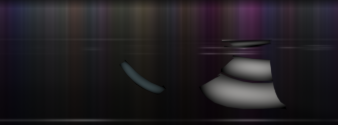
#> input picture plugins/TheAntiparticle/resources/glass/glass_lit.png, 338 x 125 px
$ python compare_ui.py ../../TheAntiparticle/resources/glass/glass_lit.png ../../TheAntiparticle/resources/glass/glass_off.png out.png 1.0
#> lines starting #> are read from the running program, lines starting #| are printed output that depends on the picture
"""Side-by-side comparison of a Scorpius snapshot with the reference's screenshot (same scale): per region the
reference, ours and the difference (x4), stacked; and the mean absolute difference per region.
  python compare_ui.py reference/orion/ui200_idle.png ours.png out.png [scale=2]"""
import sys
import numpy as np
from PIL import Image, ImageDraw

ref = Image.open(sys.argv[1]).convert('RGB')
#> ref is the input picture: PIL image 338x125 RGB; mean R, G, B 34.1, 30.5, 34.5
ours = Image.open(sys.argv[2]).convert('RGB')
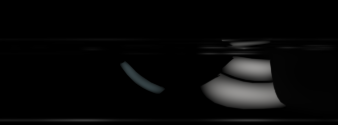
#> input picture plugins/TheAntiparticle/resources/glass/glass_off.png, 338 x 125 px
#> ours is the input picture: PIL image 338x125 RGB; mean R, G, B 8.4, 8.5, 8.4
out = sys.argv[3]
S = float(sys.argv[4]) if len(sys.argv) > 4 else 2.0
# regions in design px: name, x0, y0, x1, y1
REGIONS = [('top bar', 0, 0, 444, 31), ('top bar right', 444, 0, 888, 31), ('input + drive', 0, 31, 176, 272),
           ('harm comp lift', 175, 31, 425, 272), ('harmonic eq', 424, 31, 609, 272), ('parallels', 608, 31, 802, 272),
           ('output', 800, 31, 888, 272), ('stripe', 0, 268, 888, 312), ('plate left', 0, 308, 444, 404),
           ('plate right', 444, 308, 888, 404)]
w = int(888 * S)
tiles = []
for name, x0, y0, x1, y1 in REGIONS:
    box = tuple(int(v * S) for v in (x0, y0, x1, y1))
    a, b = ref.crop(box), ours.crop(box)
    da = np.asarray(a).astype(int); db = np.asarray(b).astype(int)
    diff = np.clip(np.abs(da - db) * 4, 0, 255).astype(np.uint8)
    print(f'{name:16s} mean abs diff {np.abs(da - db).mean():6.2f}')
    row = Image.new('RGB', (a.width * 3 + 20, a.height + 14), (40, 40, 40))
    row.paste(a, (0, 14)); row.paste(b, (a.width + 10, 14)); row.paste(Image.fromarray(diff), (2 * a.width + 20, 14))
    ImageDraw.Draw(row).text((2, 1), f'{name}: reference | ours | diff x4', fill=(255, 255, 0))
    tiles.append(row)
#> this loop made 10 passes
#| top bar          mean abs diff  35.00
#| top bar right    mean abs diff   0.00
#| input + drive    mean abs diff   7.88
#| harm comp lift   mean abs diff   3.75
#| harmonic eq      mean abs diff   0.00
#| parallels        mean abs diff   0.00
#| output           mean abs diff   0.00
#| stripe           mean abs diff   0.00
#> (further printed lines are left out)
#> pass 1, `a, b = ref.crop(box), ours.crop(box)`:
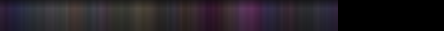
#> a: PIL image 444x31 RGB; mean R, G, B 36.7, 31, 37.2
#> pass 1, `da = np.asarray(a).astype(int)`:
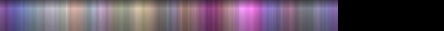
#> da: shape (31, 444, 3) int64; mean R, G, B 36.7, 31, 37.2; drawn with min black and max white
#> after the loop: a: PIL image 444x96 RGB; every value is 0
#> after the loop:
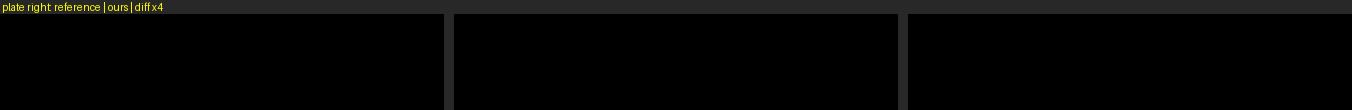
#> row: PIL image 1352x110 RGB; mean R, G, B 6.1, 6.1, 5.5
#> after the loop, tiles = 10 items
for i, t in enumerate(tiles):
    t.save(out.replace('.png', f'_{i}.png'))
#> this loop made 10 passes
#> pass 1, `t.save(out.replace('.png', f'_{i}.png'))`:
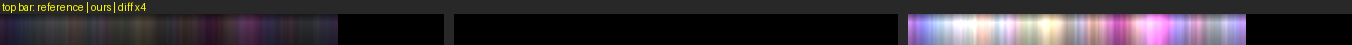
#> saved as out_0.png: PIL image 1352x45 RGB; mean R, G, B 54.9, 49, 54.3
#> pass 2, `t.save(out.replace('.png', f'_{i}.png'))`:
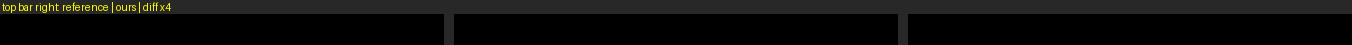
#> saved as out_1.png: PIL image 1352x45 RGB; mean R, G, B 14.2, 14.2, 12.6
